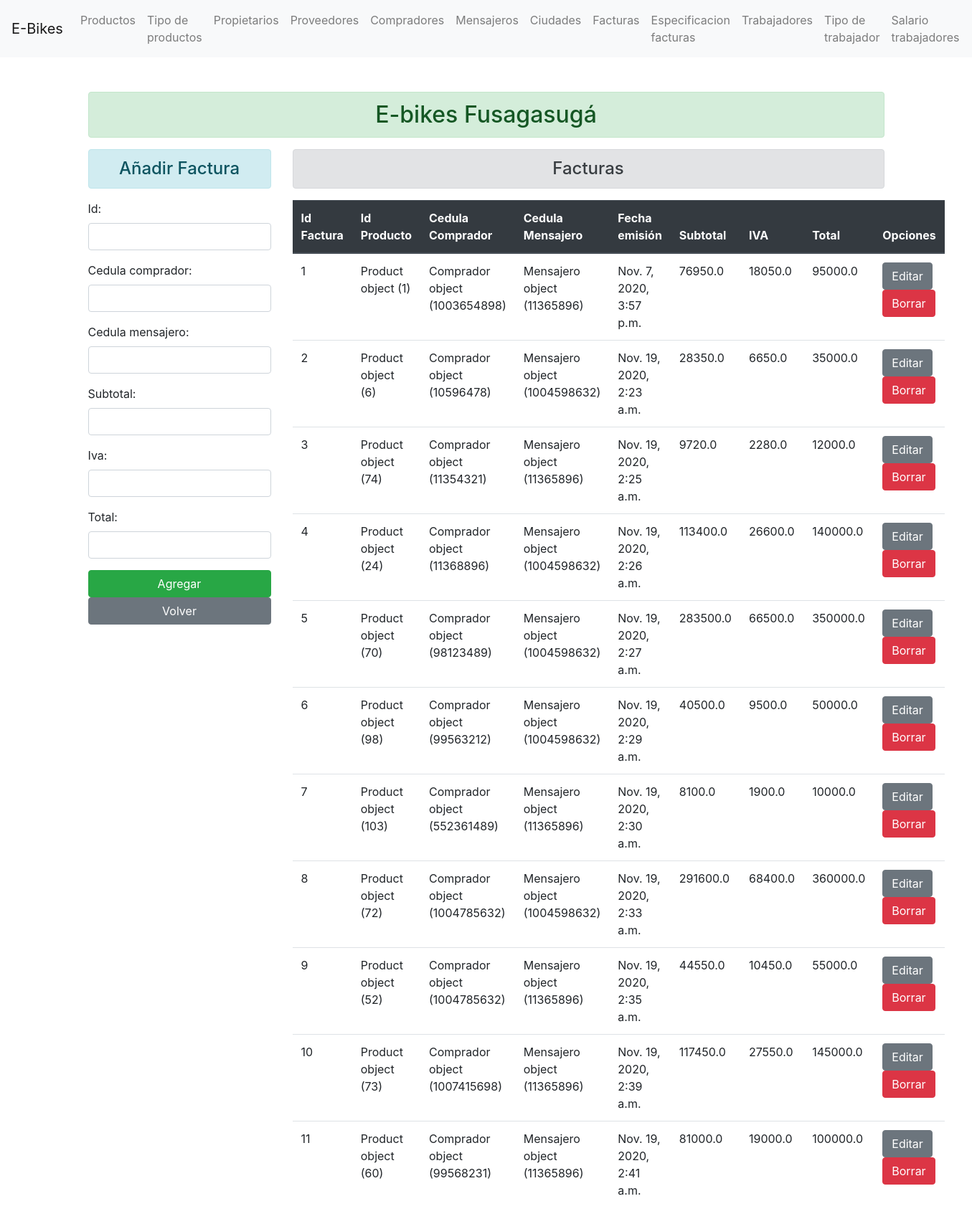
Page /factura/ on the committed database.
### enroll/models.py (models this page shows)
class Factura(models.Model):
    id_factura = models.AutoField(auto_created=True, primary_key=True)
    id = models.ForeignKey(Product, on_delete=models.CASCADE)
    cedula_comprador = models.ForeignKey(Comprador, on_delete=models.CASCADE)
    cedula_mensajero = models.ForeignKey(Mensajero, on_delete=models.CASCADE)
    fecha_emision = models.DateTimeField(auto_now_add=True)
    subtotal = models.FloatField()
    iva = models.FloatField()
    total = models.FloatField()

class Product(models.Model):
    id = models.AutoField(auto_created=True, primary_key=True)
    id_tipo = models.ForeignKey(Tipo_Producto, on_delete=models.CASCADE)
    id_proveedor = models.ForeignKey(Proveedor, on_delete=models.CASCADE)
    nombre_producto = models.CharField(max_length=70)
    cantidad_producto = models.PositiveIntegerField()
    descripcion_producto = models.CharField(max_length=300)
    precio_unit = models.FloatField()

class Comprador(models.Model):
    id_ciudad = models.ForeignKey(Ciudad, on_delete=models.CASCADE)
    cedula_comprador = models.IntegerField(primary_key=True)
    nombre = models.CharField(max_length=70)
    apellido = models.CharField(max_length=70)
    correo_electronico = models.EmailField(max_length=70)
    direccion = models.CharField(max_length=70)
    telefono = models.IntegerField()
    fecha_nacimiento = models.DateField()

class Mensajero(models.Model):
    cedula_mensajero = models.IntegerField(primary_key=True)
    nombre = models.CharField(max_length=70)
    apellido = models.CharField(max_length=70)
    correo_electronico = models.EmailField(max_length=70)
    direccion = models.CharField(max_length=70)
    telefono = models.IntegerField()
    fecha_nacimiento = models.DateField()

### enroll/views.py (the view)
# urls.py: path('factura/', views.add_factura, name="addfactura" ),
def add_factura(request):
    if request.method == 'POST':
        fm = FacturaRegistration(request.POST)
        if fm.is_valid():
            ip = fm.cleaned_data['id']
            cc = fm.cleaned_data['cedula_comprador']
            cm = fm.cleaned_data['cedula_mensajero']
            fe = fm.cleaned_data['fecha_emision']
            sb = fm.cleaned_data['subtotal']
            iv = fm.cleaned_data['iva']
            tt = fm.cleaned_data['total']
            reg = Factura(id=ip, cedula_comprador=cc, cedula_mensajero=cm, fecha_emision=fe, subtotal=sb, iva=iv, total=tt)
            reg.save()
            fm = FacturaRegistration()
    else:
        fm = FacturaRegistration()
    factura_add = Factura.objects.all()
    return render(request, 'enroll/addfactura.html', {'form':fm, 'factura':factura_add})

### enroll/forms.py
class FacturaRegistration(forms.ModelForm):
    class Meta:
        model = Factura
        fields = ['id_factura', 'id', 'cedula_comprador', 'cedula_mensajero', 'subtotal', 'iva', 'total']
        widgets = {
            'id': forms.NumberInput(attrs={'class':'form-control'}),
            'cedula_comprador': forms.NumberInput(attrs={'class':'form-control'}),
            'cedula_mensajero': forms.NumberInput(attrs={'class':'form-control'}),
            'subtotal': forms.NumberInput(attrs={'class':'form-control'}),
            'iva': forms.NumberInput(attrs={'class':'form-control'}),
            'total': forms.NumberInput(attrs={'class':'form-control'}),
        }

### enroll/templates/enroll/addfactura.html (shortened to what this page needs)
{% extends 'enroll/base.html' %}
{% block content  %}
    <div class="row">
        <div class="col-sm-3">
            <h4 class="text-center alert alert-info">Añadir Factura</h4>
            <form action=" " method="POST">
                {{form.as_p}}
                <input type="submit" class="btn btn-success btn-block" value="Agregar" >
            </form>
            <a class="btn btn-secondary btn-block" href="/">Volver</a>
        </div>
        <div class="col-sm-9">
            <h4 class="text-center alert alert-secondary">Facturas</h4>
            {% if factura %}
                <table class="table">
                    <thead class="thead-dark">
                    <tr>
                        <th scope="col">Id Factura</th>
                        <th scope="col">Id Producto</th>
                        <th scope="col">Cedula Comprador</th>
                        <th scope="col">Cedula Mensajero</th>
                        <th scope="col">Fecha emisión</th>
                        <th scope="col">Subtotal</th>
                        <th scope="col">IVA</th>
                        <th scope="col">Total</th>
                        <th scope="col">Opciones</th>
                    </tr>
                    </thead>
                    <tbody>
                        {% for facturas in factura %}
                        <tr>
                            <td>{{facturas.id_factura}}</td>
                            <td>{{facturas.id}}</td>
                            <td>{{facturas.cedula_comprador}}</td>
                            <td>{{facturas.cedula_mensajero}}</td>
                            <td>{{facturas.fecha_emision}}</td>
                            <td>{{facturas.subtotal}}</td>
                            <td>{{facturas.iva}}</td>
                            <td>{{facturas.total}}</td>
                            <td>
                                <a href="{% url 'updatefactura' facturas.id_factura %}" class="btn btn-secondary bt-sm" >Editar</a>
                                <form action="{% url 'deletefactura' facturas.id_factura %}" method="post" class="d-inline"> {% csrf_token %}
                                    <input type="submit" class="btn btn-danger bt-sm" value="Borrar">
                                </form>
                            </td>
                        </tr>
                        {% endfor %}
                    </tbody>
                </table>
            {% else %}
                <h4 class="text-center alert alert-warning">No hay facturas registradas</h4>
            {%  endif %}
        </div>
    </div>
{% endblock content  %}

### rows in the picture
Factura: id_factura "1", id "Product object (1)", cedula_comprador "Comprador object (1003654898)", cedula_mensajero "Mensajero object (11365896)", fecha_emision "Nov. 7, 2020, 3:57 p.m.", subtotal "76950.0", iva "18050.0", total "95000.0"
Factura: id_factura "2", id "Product object (6)", cedula_comprador "Comprador object (10596478)", cedula_mensajero "Mensajero object (1004598632)", fecha_emision "Nov. 19, 2020, 2:23 a.m.", subtotal "28350.0", iva "6650.0", total "35000.0"
Factura: id_factura "3", id "Product object (74)", cedula_comprador "Comprador object (11354321)", cedula_mensajero "Mensajero object (11365896)", fecha_emision "Nov. 19, 2020, 2:25 a.m.", subtotal "9720.0", iva "2280.0", total "12000.0"
Factura: id_factura "4", id "Product object (24)", cedula_comprador "Comprador object (11368896)", cedula_mensajero "Mensajero object (1004598632)", fecha_emision "Nov. 19, 2020, 2:26 a.m.", subtotal "113400.0", iva "26600.0", total "140000.0"
Factura: id_factura "5", id "Product object (70)", cedula_comprador "Comprador object (98123489)", cedula_mensajero "Mensajero object (1004598632)", fecha_emision "Nov. 19, 2020, 2:27 a.m.", subtotal "283500.0", iva "66500.0", total "350000.0"
Factura: id_factura "6", id "Product object (98)", cedula_comprador "Comprador object (99563212)", cedula_mensajero "Mensajero object (1004598632)", fecha_emision "Nov. 19, 2020, 2:29 a.m.", subtotal "40500.0", iva "9500.0", total "50000.0"
Factura: id_factura "7", id "Product object (103)", cedula_comprador "Comprador object (552361489)", cedula_mensajero "Mensajero object (11365896)", fecha_emision "Nov. 19, 2020, 2:30 a.m.", subtotal "8100.0", iva "1900.0", total "10000.0"
Factura: id_factura "8", id "Product object (72)", cedula_comprador "Comprador object (1004785632)", cedula_mensajero "Mensajero object (1004598632)", fecha_emision "Nov. 19, 2020, 2:33 a.m.", subtotal "291600.0", iva "68400.0", total "360000.0"
Factura: id_factura "9", id "Product object (52)", cedula_comprador "Comprador object (1004785632)", cedula_mensajero "Mensajero object (11365896)", fecha_emision "Nov. 19, 2020, 2:35 a.m.", subtotal "44550.0", iva "10450.0", total "55000.0"
Factura: id_factura "10", id "Product object (73)", cedula_comprador "Comprador object (1007415698)", cedula_mensajero "Mensajero object (11365896)", fecha_emision "Nov. 19, 2020, 2:39 a.m.", subtotal "117450.0", iva "27550.0", total "145000.0"
Factura: id_factura "11", id "Product object (60)", cedula_comprador "Comprador object (99568231)", cedula_mensajero "Mensajero object (11365896)", fecha_emision "Nov. 19, 2020, 2:41 a.m.", subtotal "81000.0", iva "19000.0", total "100000.0"
